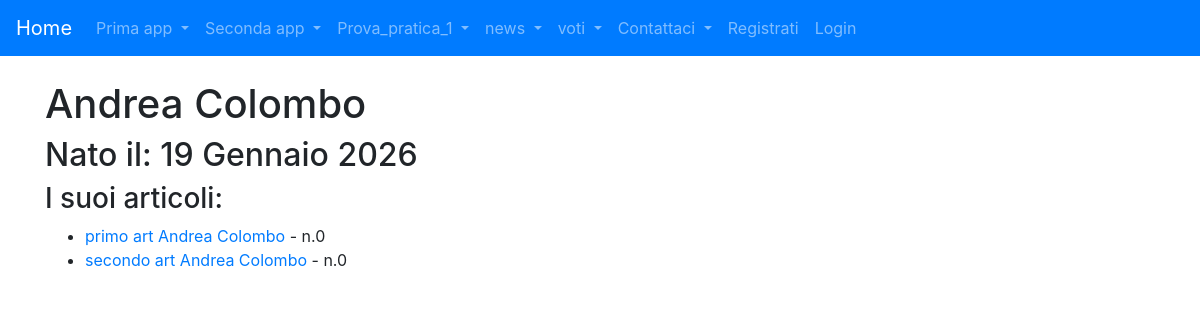
The app's page /news/giornalista/9, older data.
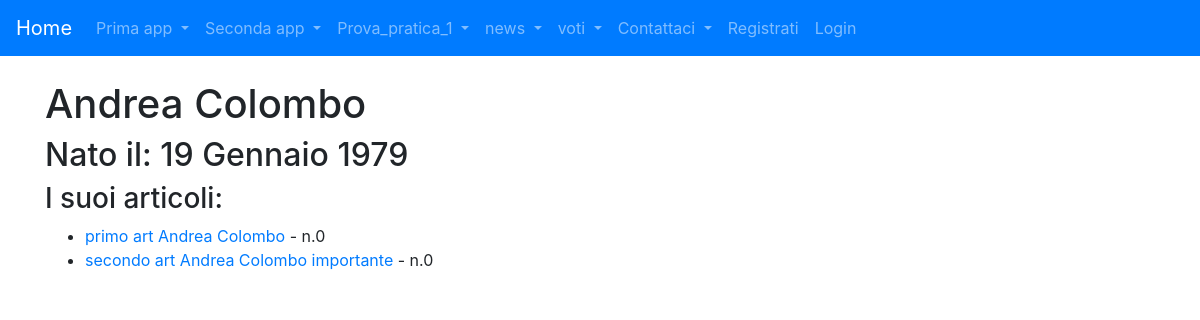
The same page, newer data.
### news/models.py (models this page shows, shortened)
class Giornalista(models.Model):
    nome = models.CharField(max_length=20)
    cognome = models.CharField(max_length=20)
    anno_di_nascita = models.DateField(blank=True)
    class Meta:
        verbose_name = "Giornalista"
        verbose_name_plural = "Giornalisti"

class Articolo(models.Model):
    titolo = models.CharField(max_length=100)
    contenuto = models.TextField()
    giornalista = models.ForeignKey(Giornalista, on_delete=models.CASCADE, related_name="articoli")
    data = models.DateField(blank=True)
    visualizzazioni = models.IntegerField(default=0,blank=True)
    class Meta:
        verbose_name = "Articolo"
        verbose_name_plural = "Articoli"

### news/views.py (the view)
# urls.py: path("giornalista/<int:pk>", giornalistaDetailView, name="giornalista_detail")
def giornalistaDetailView(request, pk):
    giornalista = get_object_or_404(Giornalista, pk=pk)
    articoli = Articolo.objects.all()
    context = {"giornalista": giornalista, "articoli":articoli}
    return render(request, "news/giornalista_detail.html", context)

### news/templates/news/giornalista_detail.html (shortened to what this page needs)
{% extends "base.html" %}
{% block content %}
    <h1>{{ giornalista.nome }} {{ giornalista.cognome }}</h1>
    <h2>Nato il: {{ giornalista.anno_di_nascita }} </h2>
    <h3>I suoi articoli:</h3>
    <ul>
        {%for articolo in articoli%}
            {%if articolo.giornalista.id == giornalista.id%}
            <li><a href={% url 'news:articolo_detail' articolo.id %}>{{ articolo.titolo }}</a> - n.{{articolo.visualizzazioni}}</li>
            {%endif%}
        {%endfor%}
    </ul>
{% endblock content %}

Row changes from the older to the newer data that the page shows:
changed Giornalista "Andrea": anno_di_nascita "19 Gennaio 2026" → "19 Gennaio 1979"
changed Articolo: titolo "secondo art Andrea Colombo" → "secondo art Andrea Colombo importante"
